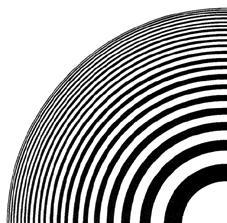
%> input picture cmsc491-vision/hw1-filters/src/data/Moire_small.jpg, 227 x 223 px
$ octave sample_code2.m   (GNU Octave 9; MATLAB toolbox functions it lacks are replaced by stand-ins)
%> lines starting %> are read from the running program, lines starting %| are printed output that depends on the picture
clear
close all

%%% define a Gaussian filter
mu = 0; %%mean
sigma = 3; %%standard deviation
x = [-sigma*3:1:sigma*3]; %% at what point you want to sample the pdf
y = exp(-((x-mu).^2)/(2*sigma^2)); %%calculate the pdf value at those points
y = y/sum(y); %% normalize them to sum to 1.

plot(x, y); %%plot y vs. x
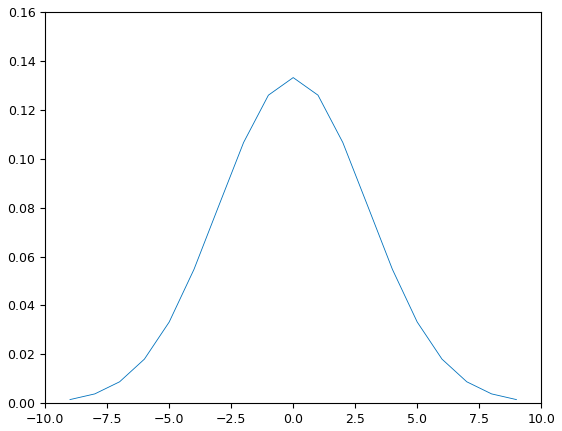
%> figure redrawn from the program's plot data; curve peaks at x = 0, y = 0.133

y2 = y'*y; %% multipy transposed version of y with itself to get a 2D pdf
y2 = y2/sum(y2(:)); %% normalize to sum to 1.

%%note that y2(:) means reshape y2 to be a long vector rather than a 2D matrix

imshow(y2) % this will be very dark since the values are less than 1.
imshow(y2*1000) %%this may show something
imagesc(y2) %% this command scales the values before showing them to be in the range.


%%% this simple code will define a new image with all zeros and then will
%%% loop over all pixels in the image and add 100 to each pixel value and write into the same location in the new image
im = imread('Moire_small.jpg');
%> im is the input picture: size 223x227x3 uint8; min 0, max 255, mean 165.6
im2 = zeros(size(im, 1), size(im, 2)); %% define an image with all zeros
for i = 1:size(im, 1)
  for j = 1:size(im, 2)
    im2(i, j) = im(i, j, 1)+100;
  end
end
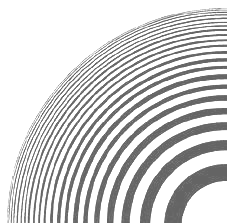
%> im2: size 223x227 double; min 100, max 255, mean 209.3
imshow(uint8(im2))


%%% Or shift image in "y" direction by 10 pixels
im2 = zeros(size(im, 1), size(im, 2)); %% define an image with all zeros
for i = 1+10:size(im, 1)
  for j = 1:size(im, 2)
    im2(i-10, j) = im(i, j, 1)+100;
  end
end
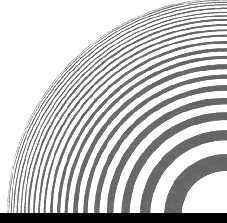
%> im2: size 223x227 double; min 0, max 255, mean 197.9
imshow(uint8(im2))

$ run again, with cmsc491-vision/hw1-filters/src/data/Moire.jpg copied over cmsc491-vision/hw1-filters/src/data/Moire_small.jpg
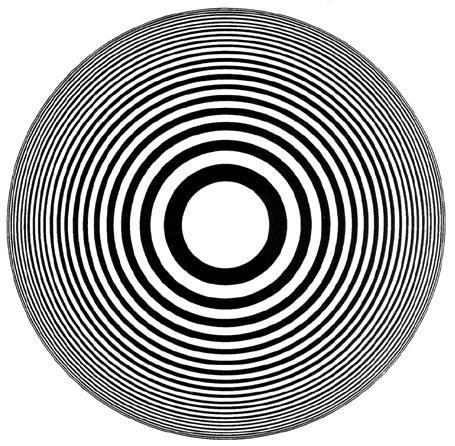
%> input picture cmsc491-vision/hw1-filters/src/data/Moire.jpg, 455 x 446 px
%> im is the input picture: size 446x455x3 uint8; min 0, max 255, mean 167.2
%> after the loop `for i = 1:size(im, 1)`:
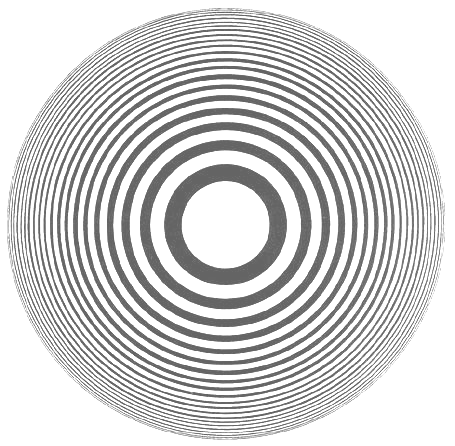
%> im2: size 446x455 double; min 100, max 255, mean 210.2
%> after the loop `for i = 1+10:size(im, 1)`:
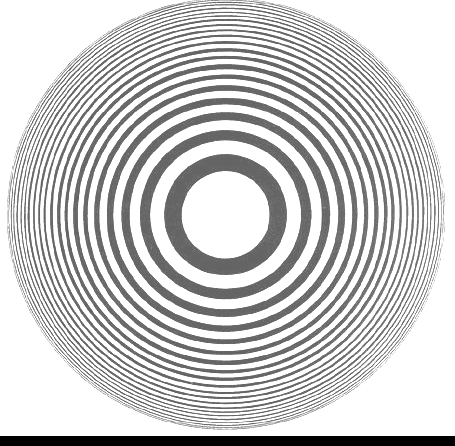
%> im2: size 446x455 double; min 0, max 255, mean 204.5
